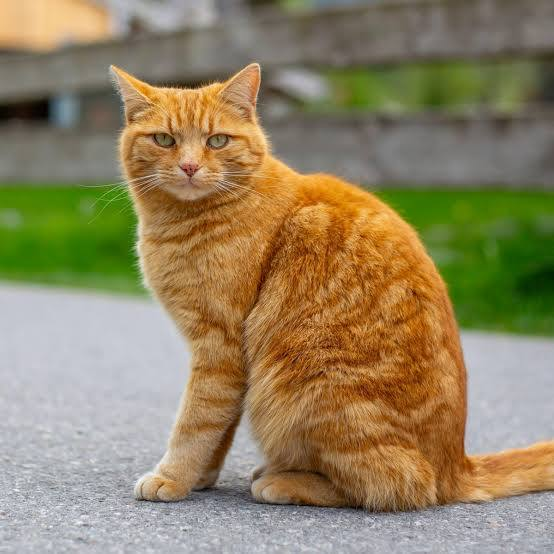
#> input picture Images/images.jpeg, 554 x 554 px
$ python masking.py
#> lines starting #> are read from the running program, lines starting #| are printed output that depends on the picture; after the words box and inside, x2 and y2 are one past the last pixel; in counts of white or black regions, pixels touching at a corner belong together
import cv2 as cv
import numpy as np

#using bitwise operations we can do masking
# allows to focus on certain parts of an image

img = cv.imread('Images/images.jpeg')
#> img is the input picture: shape (554, 554, 3); mean B, G, R 96.8, 131.2, 145.6
cv.imshow('Cat', img)

#dimensions of the mask have to be the same size as the image
#or it will fail and throw an error
blank = np.zeros(img.shape[:2], dtype='uint8')
cv.imshow('Blank', blank)

#a circle will be the mask
#drawn on the blank image, center, radius, color and thickness
mask = cv.circle(blank.copy(), (img.shape[1]//2, img.shape[0]//2), 100, 255, -1)
cv.imshow('Mask', mask)
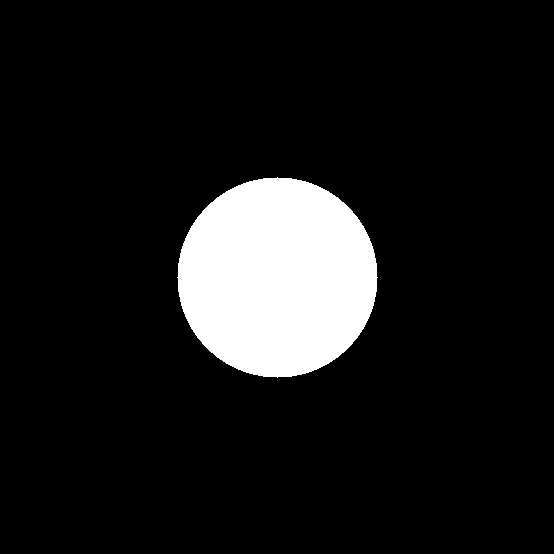
#> window 'Mask': shape (554, 554); 10.2% white; 1 white region, box (x1, y1, x2, y2) and area: (177, 177, 378, 378) 31417


#to create a masked image pass:
# source image, and parameter (in this case the mask)
masked_img = cv.bitwise_and(img, img, mask=mask)
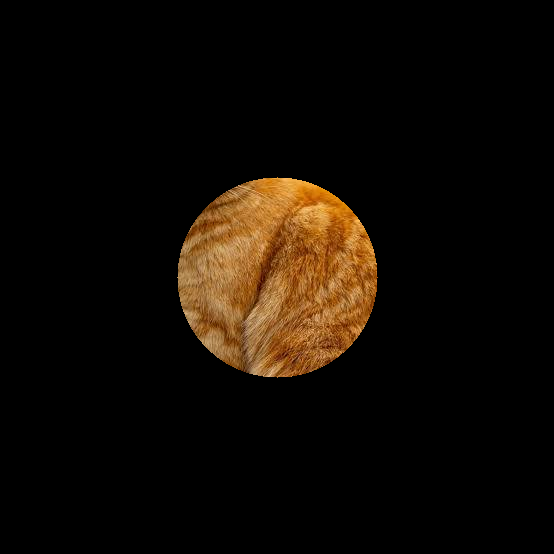
#> masked_img: shape (554, 554, 3); mean B, G, R 4.4, 11, 17.2
cv.imshow('Masked Image', masked_img)

# weirdly shaped mask
rectangle = cv.rectangle(blank.copy(), (30,30),(370,370),255,-1)
weird_shape=cv.bitwise_and(mask, rectangle)
cv.imshow('Weird Shape', weird_shape)
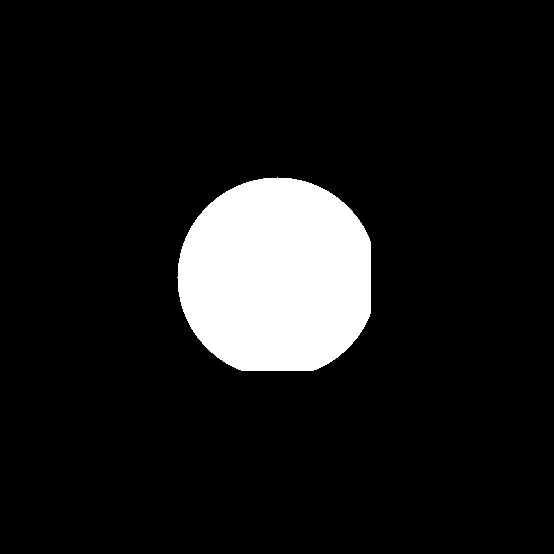
#> window 'Weird Shape': shape (554, 554); 10% white; 1 white region, box (x1, y1, x2, y2) and area: (177, 177, 371, 371) 30803

masked_img2 = cv.bitwise_and(img, img, mask=weird_shape)
cv.imshow('Masked Image 2', masked_img2)


cv.waitKey(0)

$ run again, with Images/group.jpg copied over Images/images.jpeg
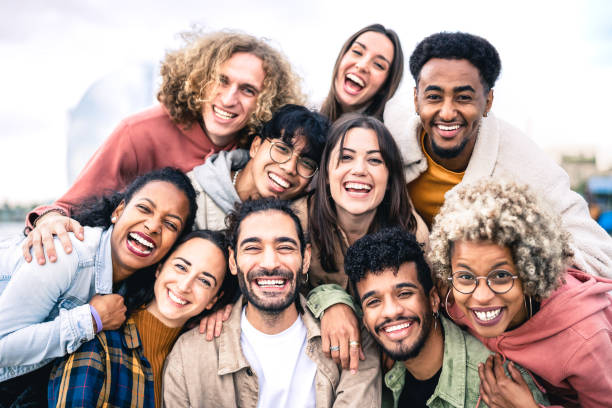
#> input picture Images/group.jpg, 612 x 408 px
#> img is the input picture: shape (408, 612, 3); mean B, G, R 156.2, 161.2, 181.9
#> `cv.imshow('Mask', mask)`:
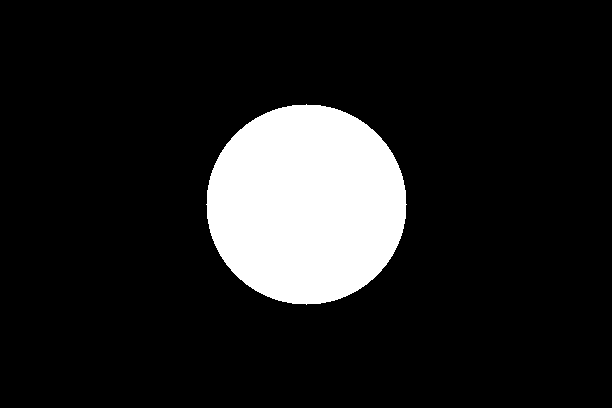
#> window 'Mask': shape (408, 612); 12.6% white; 1 white region, box (x1, y1, x2, y2) and area: (206, 104, 407, 305) 31417
#> `cv.imshow('Weird Shape', weird_shape)`:
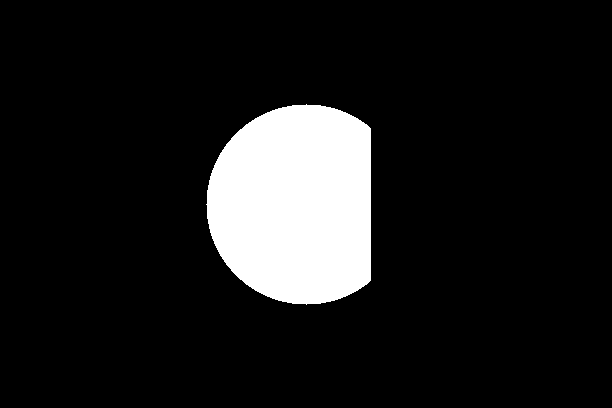
#> window 'Weird Shape': shape (408, 612); 11.1% white; 1 white region, box (x1, y1, x2, y2) and area: (206, 104, 371, 305) 27647

$ run again, with Images/woman.jpg copied over Images/images.jpeg
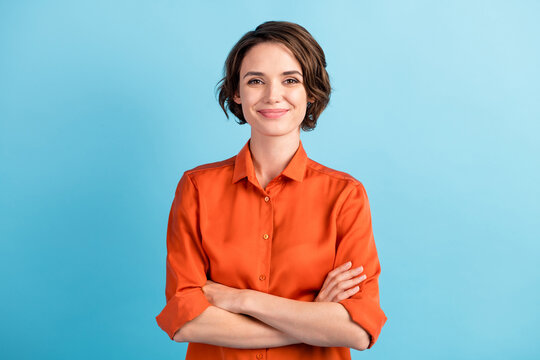
#> input picture Images/woman.jpg, 540 x 360 px
#> img is the input picture: shape (360, 540, 3); mean B, G, R 184.4, 177.9, 151.8
#> `cv.imshow('Mask', mask)`:
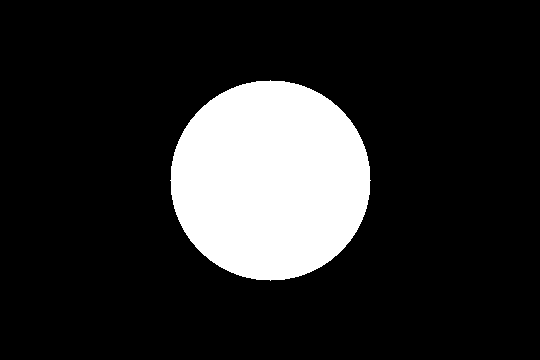
#> window 'Mask': shape (360, 540); 16.2% white; 1 white region, box (x1, y1, x2, y2) and area: (170, 80, 371, 281) 31417
#> `masked_img = cv.bitwise_and(img, img, mask=mask)`:
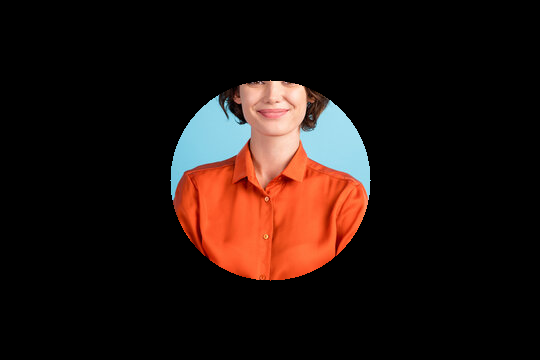
#> masked_img: shape (360, 540, 3); mean B, G, R 15.8, 19.7, 33.3
